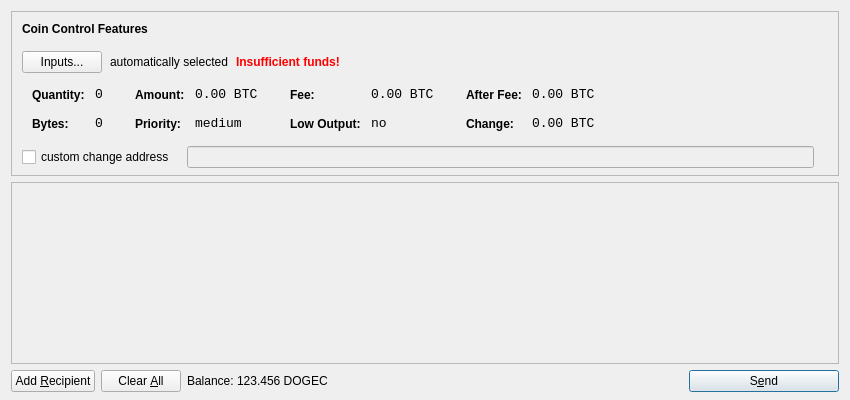
<?xml version="1.0" encoding="UTF-8"?>
<ui version="4.0">
 <class>SendCoinsDialog</class>
 <widget class="QDialog" name="SendCoinsDialog">
  <property name="geometry">
   <rect>
    <x>0</x>
    <y>0</y>
    <width>850</width>
    <height>400</height>
   </rect>
  </property>
  <property name="windowTitle">
   <string>Send Coins</string>
  </property>
  <layout class="QVBoxLayout" name="verticalLayout" stretch="0,1,0">
   <property name="bottomMargin">
    <number>8</number>
   </property>
   <item>
    <widget class="QFrame" name="frameCoinControl">
     <property name="sizePolicy">
      <sizepolicy hsizetype="Expanding" vsizetype="Expanding">
       <horstretch>0</horstretch>
       <verstretch>0</verstretch>
      </sizepolicy>
     </property>
     <property name="maximumSize">
      <size>
       <width>16777215</width>
       <height>16777215</height>
      </size>
     </property>
     <property name="frameShape">
      <enum>QFrame::StyledPanel</enum>
     </property>
     <property name="frameShadow">
      <enum>QFrame::Sunken</enum>
     </property>
     <layout class="QVBoxLayout" name="verticalLayoutCoinControl2">
      <property name="spacing">
       <number>-1</number>
      </property>
      <property name="leftMargin">
       <number>0</number>
      </property>
      <property name="topMargin">
       <number>0</number>
      </property>
      <property name="rightMargin">
       <number>0</number>
      </property>
      <property name="bottomMargin">
       <number>6</number>
      </property>
      <item>
       <layout class="QVBoxLayout" name="verticalLayoutCoinControl" stretch="0,0,0,0,1">
        <property name="spacing">
         <number>0</number>
        </property>
        <property name="leftMargin">
         <number>10</number>
        </property>
        <property name="topMargin">
         <number>10</number>
        </property>
        <item>
         <layout class="QHBoxLayout" name="horizontalLayoutCoinControl1">
          <property name="bottomMargin">
           <number>15</number>
          </property>
          <item>
           <widget class="QLabel" name="labelCoinControlFeatures">
            <property name="sizePolicy">
             <sizepolicy hsizetype="Preferred" vsizetype="Maximum">
              <horstretch>0</horstretch>
              <verstretch>0</verstretch>
             </sizepolicy>
            </property>
            <property name="font">
             <font>
              <weight>75</weight>
              <bold>true</bold>
             </font>
            </property>
            <property name="styleSheet">
             <string notr="true">font-weight:bold;</string>
            </property>
            <property name="text">
             <string>Coin Control Features</string>
            </property>
           </widget>
          </item>
         </layout>
        </item>
        <item>
         <layout class="QHBoxLayout" name="horizontalLayoutCoinControl2" stretch="0,0,0,0">
          <property name="spacing">
           <number>8</number>
          </property>
          <property name="bottomMargin">
           <number>10</number>
          </property>
          <item>
           <widget class="QPushButton" name="pushButtonCoinControl">
            <property name="styleSheet">
             <string notr="true"/>
            </property>
            <property name="text">
             <string>Inputs...</string>
            </property>
           </widget>
          </item>
          <item>
           <widget class="QLabel" name="labelCoinControlAutomaticallySelected">
            <property name="text">
             <string>automatically selected</string>
            </property>
            <property name="margin">
             <number>5</number>
            </property>
           </widget>
          </item>
          <item>
           <widget class="QLabel" name="labelCoinControlInsuffFunds">
            <property name="font">
             <font>
              <weight>75</weight>
              <bold>true</bold>
             </font>
            </property>
            <property name="styleSheet">
             <string notr="true">color:red;font-weight:bold;</string>
            </property>
            <property name="text">
             <string>Insufficient funds!</string>
            </property>
            <property name="margin">
             <number>5</number>
            </property>
           </widget>
          </item>
          <item>
           <spacer name="horizontalSpacerCoinControl">
            <property name="orientation">
             <enum>Qt::Horizontal</enum>
            </property>
            <property name="sizeHint" stdset="0">
             <size>
              <width>40</width>
              <height>1</height>
             </size>
            </property>
           </spacer>
          </item>
         </layout>
        </item>
        <item>
         <widget class="QWidget" name="widgetCoinControl" native="true">
          <property name="sizePolicy">
           <sizepolicy hsizetype="Preferred" vsizetype="Preferred">
            <horstretch>0</horstretch>
            <verstretch>0</verstretch>
           </sizepolicy>
          </property>
          <property name="minimumSize">
           <size>
            <width>0</width>
            <height>0</height>
           </size>
          </property>
          <property name="styleSheet">
           <string notr="true"/>
          </property>
          <layout class="QHBoxLayout" name="horizontalLayoutCoinControl5">
           <property name="margin">
            <number>0</number>
           </property>
           <item>
            <layout class="QHBoxLayout" name="horizontalLayoutCoinControl3" stretch="0,0,0,1">
             <property name="spacing">
              <number>20</number>
             </property>
             <property name="topMargin">
              <number>0</number>
             </property>
             <property name="bottomMargin">
              <number>10</number>
             </property>
             <item>
              <layout class="QFormLayout" name="formLayoutCoinControl1">
               <property name="horizontalSpacing">
                <number>10</number>
               </property>
               <property name="verticalSpacing">
                <number>14</number>
               </property>
               <property name="leftMargin">
                <number>10</number>
               </property>
               <property name="topMargin">
                <number>4</number>
               </property>
               <property name="rightMargin">
                <number>6</number>
               </property>
               <item row="0" column="0">
                <widget class="QLabel" name="labelCoinControlQuantityText">
                 <property name="styleSheet">
                  <string notr="true">font-weight:bold;</string>
                 </property>
                 <property name="text">
                  <string>Quantity:</string>
                 </property>
                 <property name="margin">
                  <number>0</number>
                 </property>
                </widget>
               </item>
               <item row="0" column="1">
                <widget class="QLabel" name="labelCoinControlQuantity">
                 <property name="font">
                  <font>
                   <family>Monospace</family>
                   <pointsize>10</pointsize>
                  </font>
                 </property>
                 <property name="cursor">
                  <cursorShape>IBeamCursor</cursorShape>
                 </property>
                 <property name="contextMenuPolicy">
                  <enum>Qt::ActionsContextMenu</enum>
                 </property>
                 <property name="text">
                  <string notr="true">0</string>
                 </property>
                 <property name="margin">
                  <number>0</number>
                 </property>
                 <property name="textInteractionFlags">
                  <set>Qt::LinksAccessibleByMouse|Qt::TextSelectableByKeyboard|Qt::TextSelectableByMouse</set>
                 </property>
                </widget>
               </item>
               <item row="1" column="0">
                <widget class="QLabel" name="labelCoinControlBytesText">
                 <property name="styleSheet">
                  <string notr="true">font-weight:bold;</string>
                 </property>
                 <property name="text">
                  <string>Bytes:</string>
                 </property>
                </widget>
               </item>
               <item row="1" column="1">
                <widget class="QLabel" name="labelCoinControlBytes">
                 <property name="font">
                  <font>
                   <family>Monospace</family>
                   <pointsize>10</pointsize>
                  </font>
                 </property>
                 <property name="cursor">
                  <cursorShape>IBeamCursor</cursorShape>
                 </property>
                 <property name="contextMenuPolicy">
                  <enum>Qt::ActionsContextMenu</enum>
                 </property>
                 <property name="text">
                  <string notr="true">0</string>
                 </property>
                 <property name="textInteractionFlags">
                  <set>Qt::LinksAccessibleByMouse|Qt::TextSelectableByKeyboard|Qt::TextSelectableByMouse</set>
                 </property>
                </widget>
               </item>
              </layout>
             </item>
             <item>
              <layout class="QFormLayout" name="formLayoutCoinControl2">
               <property name="horizontalSpacing">
                <number>10</number>
               </property>
               <property name="verticalSpacing">
                <number>14</number>
               </property>
               <property name="leftMargin">
                <number>6</number>
               </property>
               <property name="topMargin">
                <number>4</number>
               </property>
               <property name="rightMargin">
                <number>6</number>
               </property>
               <item row="0" column="0">
                <widget class="QLabel" name="labelCoinControlAmountText">
                 <property name="styleSheet">
                  <string notr="true">font-weight:bold;</string>
                 </property>
                 <property name="text">
                  <string>Amount:</string>
                 </property>
                 <property name="margin">
                  <number>0</number>
                 </property>
                </widget>
               </item>
               <item row="0" column="1">
                <widget class="QLabel" name="labelCoinControlAmount">
                 <property name="font">
                  <font>
                   <family>Monospace</family>
                   <pointsize>10</pointsize>
                  </font>
                 </property>
                 <property name="cursor">
                  <cursorShape>IBeamCursor</cursorShape>
                 </property>
                 <property name="contextMenuPolicy">
                  <enum>Qt::ActionsContextMenu</enum>
                 </property>
                 <property name="text">
                  <string notr="true">0.00 BTC</string>
                 </property>
                 <property name="textInteractionFlags">
                  <set>Qt::LinksAccessibleByMouse|Qt::TextSelectableByKeyboard|Qt::TextSelectableByMouse</set>
                 </property>
                </widget>
               </item>
               <item row="1" column="0">
                <widget class="QLabel" name="labelCoinControlPriorityText">
                 <property name="styleSheet">
                  <string notr="true">font-weight:bold;</string>
                 </property>
                 <property name="text">
                  <string>Priority:</string>
                 </property>
                </widget>
               </item>
               <item row="1" column="1">
                <widget class="QLabel" name="labelCoinControlPriority">
                 <property name="font">
                  <font>
                   <family>Monospace</family>
                   <pointsize>10</pointsize>
                  </font>
                 </property>
                 <property name="cursor">
                  <cursorShape>IBeamCursor</cursorShape>
                 </property>
                 <property name="contextMenuPolicy">
                  <enum>Qt::ActionsContextMenu</enum>
                 </property>
                 <property name="text">
                  <string>medium</string>
                 </property>
                 <property name="textInteractionFlags">
                  <set>Qt::LinksAccessibleByMouse|Qt::TextSelectableByKeyboard|Qt::TextSelectableByMouse</set>
                 </property>
                </widget>
               </item>
              </layout>
             </item>
             <item>
              <layout class="QFormLayout" name="formLayoutCoinControl3">
               <property name="horizontalSpacing">
                <number>10</number>
               </property>
               <property name="verticalSpacing">
                <number>14</number>
               </property>
               <property name="leftMargin">
                <number>6</number>
               </property>
               <property name="topMargin">
                <number>4</number>
               </property>
               <property name="rightMargin">
                <number>6</number>
               </property>
               <item row="0" column="0">
                <widget class="QLabel" name="labelCoinControlFeeText">
                 <property name="styleSheet">
                  <string notr="true">font-weight:bold;</string>
                 </property>
                 <property name="text">
                  <string>Fee:</string>
                 </property>
                 <property name="margin">
                  <number>0</number>
                 </property>
                </widget>
               </item>
               <item row="0" column="1">
                <widget class="QLabel" name="labelCoinControlFee">
                 <property name="font">
                  <font>
                   <family>Monospace</family>
                   <pointsize>10</pointsize>
                  </font>
                 </property>
                 <property name="cursor">
                  <cursorShape>IBeamCursor</cursorShape>
                 </property>
                 <property name="contextMenuPolicy">
                  <enum>Qt::ActionsContextMenu</enum>
                 </property>
                 <property name="text">
                  <string notr="true">0.00 BTC</string>
                 </property>
                 <property name="textInteractionFlags">
                  <set>Qt::LinksAccessibleByMouse|Qt::TextSelectableByKeyboard|Qt::TextSelectableByMouse</set>
                 </property>
                </widget>
               </item>
               <item row="1" column="0">
                <widget class="QLabel" name="labelCoinControlLowOutputText">
                 <property name="styleSheet">
                  <string notr="true">font-weight:bold;</string>
                 </property>
                 <property name="text">
                  <string>Low Output:</string>
                 </property>
                </widget>
               </item>
               <item row="1" column="1">
                <widget class="QLabel" name="labelCoinControlLowOutput">
                 <property name="font">
                  <font>
                   <family>Monospace</family>
                   <pointsize>10</pointsize>
                  </font>
                 </property>
                 <property name="cursor">
                  <cursorShape>IBeamCursor</cursorShape>
                 </property>
                 <property name="contextMenuPolicy">
                  <enum>Qt::ActionsContextMenu</enum>
                 </property>
                 <property name="text">
                  <string>no</string>
                 </property>
                 <property name="textInteractionFlags">
                  <set>Qt::LinksAccessibleByMouse|Qt::TextSelectableByKeyboard|Qt::TextSelectableByMouse</set>
                 </property>
                </widget>
               </item>
              </layout>
             </item>
             <item>
              <layout class="QFormLayout" name="formLayoutCoinControl4">
               <property name="horizontalSpacing">
                <number>10</number>
               </property>
               <property name="verticalSpacing">
                <number>14</number>
               </property>
               <property name="leftMargin">
                <number>6</number>
               </property>
               <property name="topMargin">
                <number>4</number>
               </property>
               <property name="rightMargin">
                <number>6</number>
               </property>
               <item row="0" column="0">
                <widget class="QLabel" name="labelCoinControlAfterFeeText">
                 <property name="styleSheet">
                  <string notr="true">font-weight:bold;</string>
                 </property>
                 <property name="text">
                  <string>After Fee:</string>
                 </property>
                 <property name="margin">
                  <number>0</number>
                 </property>
                </widget>
               </item>
               <item row="0" column="1">
                <widget class="QLabel" name="labelCoinControlAfterFee">
                 <property name="font">
                  <font>
                   <family>Monospace</family>
                   <pointsize>10</pointsize>
                  </font>
                 </property>
                 <property name="cursor">
                  <cursorShape>IBeamCursor</cursorShape>
                 </property>
                 <property name="contextMenuPolicy">
                  <enum>Qt::ActionsContextMenu</enum>
                 </property>
                 <property name="text">
                  <string notr="true">0.00 BTC</string>
                 </property>
                 <property name="textInteractionFlags">
                  <set>Qt::LinksAccessibleByMouse|Qt::TextSelectableByKeyboard|Qt::TextSelectableByMouse</set>
                 </property>
                </widget>
               </item>
               <item row="1" column="0">
                <widget class="QLabel" name="labelCoinControlChangeText">
                 <property name="styleSheet">
                  <string notr="true">font-weight:bold;</string>
                 </property>
                 <property name="text">
                  <string>Change:</string>
                 </property>
                </widget>
               </item>
               <item row="1" column="1">
                <widget class="QLabel" name="labelCoinControlChange">
                 <property name="font">
                  <font>
                   <family>Monospace</family>
                   <pointsize>10</pointsize>
                  </font>
                 </property>
                 <property name="cursor">
                  <cursorShape>IBeamCursor</cursorShape>
                 </property>
                 <property name="contextMenuPolicy">
                  <enum>Qt::ActionsContextMenu</enum>
                 </property>
                 <property name="text">
                  <string notr="true">0.00 BTC</string>
                 </property>
                 <property name="textInteractionFlags">
                  <set>Qt::LinksAccessibleByMouse|Qt::TextSelectableByKeyboard|Qt::TextSelectableByMouse</set>
                 </property>
                </widget>
               </item>
              </layout>
             </item>
            </layout>
           </item>
          </layout>
         </widget>
        </item>
        <item>
         <layout class="QHBoxLayout" name="horizontalLayoutCoinControl4" stretch="0,0,0">
          <property name="spacing">
           <number>12</number>
          </property>
          <property name="sizeConstraint">
           <enum>QLayout::SetDefaultConstraint</enum>
          </property>
          <property name="topMargin">
           <number>5</number>
          </property>
          <property name="rightMargin">
           <number>5</number>
          </property>
          <item>
           <widget class="QCheckBox" name="checkBoxCoinControlChange">
            <property name="text">
             <string>custom change address</string>
            </property>
           </widget>
          </item>
          <item>
           <widget class="QLineEdit" name="lineEditCoinControlChange">
            <property name="enabled">
             <bool>false</bool>
            </property>
            <property name="sizePolicy">
             <sizepolicy hsizetype="Expanding" vsizetype="Fixed">
              <horstretch>0</horstretch>
              <verstretch>0</verstretch>
             </sizepolicy>
            </property>
           </widget>
          </item>
          <item>
           <widget class="QLabel" name="labelCoinControlChangeLabel">
            <property name="sizePolicy">
             <sizepolicy hsizetype="Preferred" vsizetype="Expanding">
              <horstretch>0</horstretch>
              <verstretch>0</verstretch>
             </sizepolicy>
            </property>
            <property name="minimumSize">
             <size>
              <width>0</width>
              <height>0</height>
             </size>
            </property>
            <property name="text">
             <string/>
            </property>
            <property name="margin">
             <number>3</number>
            </property>
           </widget>
          </item>
         </layout>
        </item>
        <item>
         <spacer name="verticalSpacerCoinControl">
          <property name="orientation">
           <enum>Qt::Vertical</enum>
          </property>
          <property name="sizeHint" stdset="0">
           <size>
            <width>800</width>
            <height>1</height>
           </size>
          </property>
         </spacer>
        </item>
       </layout>
      </item>
     </layout>
    </widget>
   </item>
   <item>
    <widget class="QScrollArea" name="scrollArea">
     <property name="widgetResizable">
      <bool>true</bool>
     </property>
     <widget class="QWidget" name="scrollAreaWidgetContents">
      <property name="geometry">
       <rect>
        <x>0</x>
        <y>0</y>
        <width>830</width>
        <height>165</height>
       </rect>
      </property>
      <layout class="QVBoxLayout" name="verticalLayout_2">
       <property name="margin">
        <number>0</number>
       </property>
       <item>
        <layout class="QVBoxLayout" name="entries">
         <property name="spacing">
          <number>6</number>
         </property>
        </layout>
       </item>
       <item>
        <spacer name="verticalSpacer">
         <property name="orientation">
          <enum>Qt::Vertical</enum>
         </property>
         <property name="sizeHint" stdset="0">
          <size>
           <width>20</width>
           <height>40</height>
          </size>
         </property>
        </spacer>
       </item>
      </layout>
     </widget>
    </widget>
   </item>
   <item>
    <layout class="QHBoxLayout" name="horizontalLayout">
     <item>
      <widget class="QPushButton" name="addButton">
       <property name="toolTip">
        <string>Send to multiple recipients at once</string>
       </property>
       <property name="text">
        <string>Add &amp;Recipient</string>
       </property>
       <property name="icon">
        <iconset resource="../bitcoin.qrc">
         <normaloff>:/icons/add</normaloff>:/icons/add</iconset>
       </property>
       <property name="autoDefault">
        <bool>false</bool>
       </property>
      </widget>
     </item>
     <item>
      <widget class="QPushButton" name="clearButton">
       <property name="sizePolicy">
        <sizepolicy hsizetype="Minimum" vsizetype="Fixed">
         <horstretch>0</horstretch>
         <verstretch>0</verstretch>
        </sizepolicy>
       </property>
       <property name="toolTip">
        <string>Remove all transaction fields</string>
       </property>
       <property name="text">
        <string>Clear &amp;All</string>
       </property>
       <property name="icon">
        <iconset resource="../bitcoin.qrc">
         <normaloff>:/icons/remove</normaloff>:/icons/remove</iconset>
       </property>
       <property name="autoRepeatDelay">
        <number>300</number>
       </property>
       <property name="autoDefault">
        <bool>false</bool>
       </property>
      </widget>
     </item>
     <item>
      <layout class="QHBoxLayout" name="horizontalLayout_2">
       <property name="spacing">
        <number>3</number>
       </property>
       <item>
        <widget class="QLabel" name="label">
         <property name="text">
          <string>Balance:</string>
         </property>
        </widget>
       </item>
       <item>
        <widget class="QLabel" name="labelBalance">
         <property name="cursor">
          <cursorShape>IBeamCursor</cursorShape>
         </property>
         <property name="text">
          <string>123.456 DOGEC</string>
         </property>
         <property name="textInteractionFlags">
          <set>Qt::LinksAccessibleByMouse|Qt::TextSelectableByKeyboard|Qt::TextSelectableByMouse</set>
         </property>
        </widget>
       </item>
      </layout>
     </item>
     <item>
      <spacer name="horizontalSpacer">
       <property name="orientation">
        <enum>Qt::Horizontal</enum>
       </property>
       <property name="sizeHint" stdset="0">
        <size>
         <width>40</width>
         <height>20</height>
        </size>
       </property>
      </spacer>
     </item>
     <item>
      <widget class="QPushButton" name="sendButton">
       <property name="minimumSize">
        <size>
         <width>150</width>
         <height>0</height>
        </size>
       </property>
       <property name="toolTip">
        <string>Confirm the send action</string>
       </property>
       <property name="text">
        <string>S&amp;end</string>
       </property>
       <property name="icon">
        <iconset resource="../bitcoin.qrc">
         <normaloff>:/icons/send</normaloff>:/icons/send</iconset>
       </property>
       <property name="default">
        <bool>true</bool>
       </property>
      </widget>
     </item>
    </layout>
   </item>
  </layout>
 </widget>
 <resources>
  <include location="../bitcoin.qrc"/>
 </resources>
 <connections/>
</ui>
